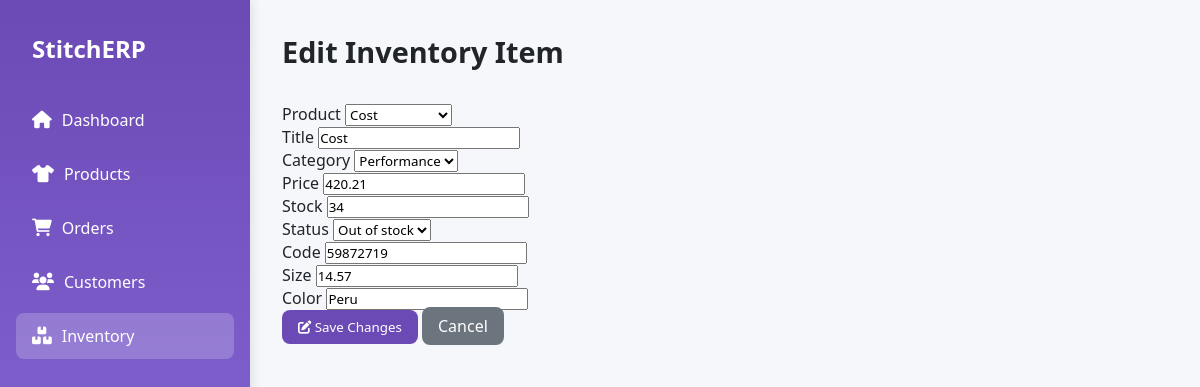
The app's page /inventory/inventory/3/edit/ with its own data.
### inventory/models.py (models this page shows, shortened)
class Inventory(models.Model):
    STATUS = [
        (1, 'Active'),
        (2, 'Out of stock'),
        (3, 'Draft'),
    ]
    product = models.OneToOneField(Product, on_delete=models.CASCADE, related_name='inventory')
    title = models.CharField(max_length=100)
    category = models.ForeignKey(Category, on_delete=models.CASCADE)
    price = models.DecimalField(decimal_places=2, max_digits=10)
    stock = models.IntegerField()
    status = models.IntegerField(choices=STATUS, default=1)
    code = models.CharField(max_length=100)
    size = models.DecimalField(decimal_places=2, max_digits=10)
    color = models.CharField(max_length=100)

### inventory/views.py (the view)
# urls.py: path('inventory/<int:id>/edit/', views.edit_inventory, name='edit_inventory'),
def edit_inventory(request, id):
    inventory_item = get_object_or_404(Inventory, id=id)
    if request.method == 'POST':
        form = InventoryForm(request.POST, instance=inventory_item)
        if form.is_valid():
            form.save()
            messages.success(request, 'Inventory item updated successfully!')
            return redirect('inventory')
    else:
        form = InventoryForm(instance=inventory_item)
    context = {
        'form': form,
        'item': inventory_item,
    }
    return render(request, 'edit_inventory.html', context)

### inventory/forms.py
class InventoryForm(forms.ModelForm):
    class Meta:
        model = Inventory
        fields = ['product', 'title', 'category', 'price', 'stock', 'status', 'code', 'size', 'color']
        widgets = {
            'title': forms.TextInput(attrs={'class': 'form-control', 'placeholder': 'Enter product title'}),
            'code': forms.TextInput(attrs={'class': 'form-control', 'placeholder': 'Enter SKU'}),
            'price': forms.NumberInput(attrs={'class': 'form-control', 'placeholder': 'Enter price'}),
            'stock': forms.NumberInput(attrs={'class': 'form-control', 'placeholder': 'Enter stock quantity'}),
            'size': forms.NumberInput(attrs={'class': 'form-control', 'placeholder': 'Enter size'}),
            'color': forms.TextInput(attrs={'class': 'form-control', 'placeholder': 'Enter color'}),
            'category': forms.Select(attrs={'class': 'form-control'}),
            'product': forms.Select(attrs={'class': 'form-control'}),
            'status': forms.Select(attrs={'class': 'form-control'}),
        }

### category/models.py (called while the page is built)
    def __str__(self):
        return self.name

### product/models.py (called while the page is built)
    def __str__(self):
        return self.title

### templates/edit_inventory.html (shortened to what this page needs)
<!DOCTYPE html>
<html lang="en">
<head>
    <link rel="stylesheet" href="https://cdnjs.cloudflare.com/ajax/libs/font-awesome/6.0.0-beta3/css/all.min.css">
</head>
<body>
    <div class="dashboard">
        <div class="sidebar">
            <div class="logo">
                <h1>StitchERP</h1>
            </div>
            <ul class="nav-menu">
                <li class="nav-item">
                    <a href="{% url 'dashboard' %}" class="nav-link">
                        <i class="fas fa-home"></i> Dashboard
                    </a>
                </li>
                <li class="nav-item">
                    <a href="{% url 'product' %}" class="nav-link">
                        <i class="fas fa-tshirt"></i> Products
                    </a>
                </li>
                <li class="nav-item">
                    <a href="{% url 'order_list' %}" class="nav-link">
                        <i class="fas fa-shopping-cart"></i> Orders
                    </a>
                </li>
                <li class="nav-item">
                    <a href="{% url 'customer' %}" class="nav-link">
                        <i class="fas fa-users"></i> Customers
                    </a>
                </li>
                <li class="nav-item active">
                    <a href="{% url 'inventory' %}" class="nav-link">
                        <i class="fas fa-boxes"></i> Inventory
                    </a>
                </li>
            </ul>
        </div>
        <div class="main-content">
            <div class="header">
                <div class="page-title">
                    <h2>Edit Inventory Item</h2>
                </div>
            </div>
            <div class="inventory-form">
                <form method="POST">
                    {% for field in form %}
                        <div class="form-group">
                            <label for="{{ field.id_for_label }}">{{ field.label }}</label>
                            {{ field }}
                        </div>
                    {% endfor %}
                    <button type="submit" class="btn btn-primary">
                        <i class="fas fa-edit"></i> Save Changes
                    </button>
                    <a href="{% url 'inventory' %}" class="btn btn-secondary">Cancel</a>
                </form>
            </div>
        </div>
    </div>
</body>
</html>

### templates/edit_inventory.html (style rules this page uses)
:root { --primary: #6C4AB6; --secondary: #8D72E1; --accent: #B9E0FF; --light: #F8F9FA; --dark: #212529; --success: #4BB543; --warning: #FFC107; --danger: #DC3545; }
.btn { padding: 10px 20px; border: none; border-radius: 4px; cursor: pointer; text-decoration: none; color: #fff; }
.btn-primary { background: #6C4AB6; }
.btn-secondary { background: #6c757d; }
* { margin: 0; padding: 0; box-sizing: border-box; font-family: 'Segoe UI', Tahoma, Geneva, Verdana, sans-serif; }
body { background-color: #f5f7fa; color: var(--dark); }
.dashboard { display: grid; grid-template-columns: 250px 1fr; min-height: 100vh; }
.sidebar { background: linear-gradient(180deg, var(--primary), var(--secondary)); color: white; padding: 2rem 1rem; box-shadow: 2px 0 10px rgba(0, 0, 0, 0.1); }
.logo { display: flex; align-items: center; margin-bottom: 2rem; padding-left: 1rem; }
.logo h1 { font-size: 1.5rem; font-weight: 700; }
.nav-menu { list-style: none; }
.nav-item { margin-bottom: 0.5rem; border-radius: 8px; transition: all 0.3s ease; }
.nav-item.active { background-color: rgba(255, 255, 255, 0.2); }
.nav-link { display: flex; align-items: center; padding: 0.75rem 1rem; color: white; text-decoration: none; font-weight: 500; }
.nav-link i { margin-right: 10px; font-size: 1.1rem; }
.main-content { padding: 2rem; }
.header { display: flex; justify-content: space-between; align-items: center; margin-bottom: 2rem; }
.page-title h2 { font-size: 1.8rem; color: var(--dark); }
.btn { padding: 0.5rem 1rem; border-radius: 8px; border: none; cursor: pointer; font-weight: 500; transition: all 0.3s ease; }
.btn-primary { background-color: var(--primary); color: white; }

### records on screen
Inventory: form "Cost" "Cost" "Performance" "420.21" "34" "Out of stock" "59872719" "14.57" "Peru"

### other values on screen
{{ field.label }} "Product" "Title" "Category" "Price" "Stock" "Status" "Code" "Size" "Color"
